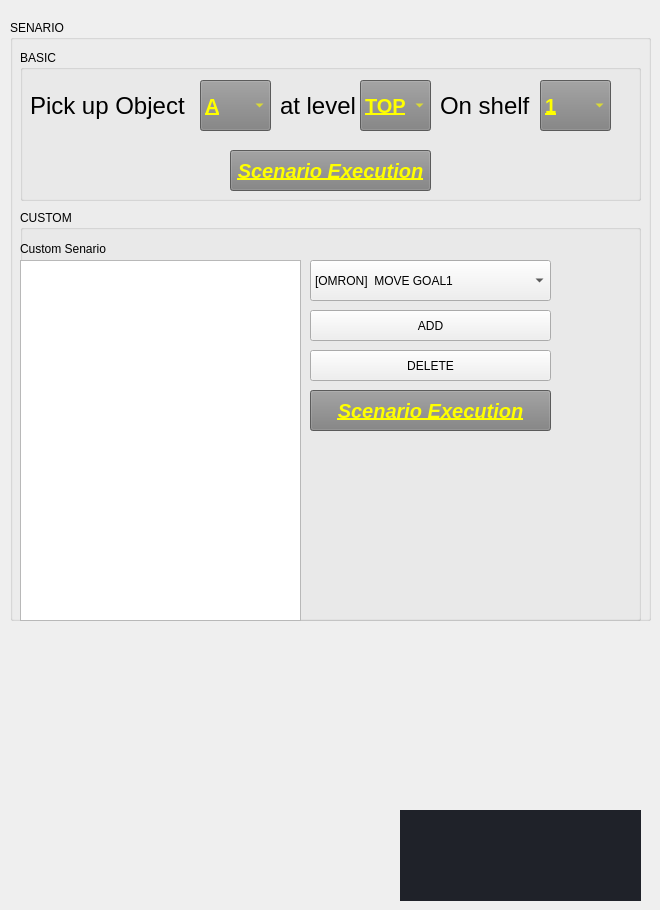
    <widget class="QWidget" name="tab_5">
     <attribute name="title">
      <string>SENARIO</string>
     </attribute>
     <widget class="QGroupBox" name="GR_SENARIO">
      <property name="geometry">
       <rect>
        <x>10</x>
        <y>20</y>
        <width>641</width>
        <height>601</height>
       </rect>
      </property>
      <property name="font">
       <font>
        <family>Arial</family>
       </font>
      </property>
      <property name="title">
       <string>SENARIO</string>
      </property>
      <widget class="QGroupBox" name="GR_SENARIO_CUSTOM">
       <property name="geometry">
        <rect>
         <x>10</x>
         <y>190</y>
         <width>621</width>
         <height>411</height>
        </rect>
       </property>
       <property name="title">
        <string>CUSTOM</string>
       </property>
       <widget class="QLabel" name="label_47">
        <property name="geometry">
         <rect>
          <x>0</x>
          <y>30</y>
          <width>111</width>
          <height>17</height>
         </rect>
        </property>
        <property name="text">
         <string>Custom Senario</string>
        </property>
       </widget>
       <widget class="QComboBox" name="CB_SENARIO_CUSTOM_LIST">
        <property name="geometry">
         <rect>
          <x>290</x>
          <y>50</y>
          <width>241</width>
          <height>41</height>
         </rect>
        </property>
        <item>
         <property name="text">
          <string>[OMRON]  MOVE GOAL1</string>
         </property>
        </item>
        <item>
         <property name="text">
          <string>[OMRON]  MOVE GOAL 2</string>
         </property>
        </item>
        <item>
         <property name="text">
          <string>[OMRON]  MOVE INIT LOCATION</string>
         </property>
        </item>
        <item>
         <property name="text">
          <string>[OMRON]  MOVE EXTRA LOCATION</string>
         </property>
        </item>
        <item>
         <property name="text">
          <string>    [RB5]      MOVE INIT POS</string>
         </property>
        </item>
        <item>
         <property name="text">
          <string>    [RB5]      MOVE VISION POS</string>
         </property>
        </item>
        <item>
         <property name="text">
          <string>    [RB5]      MOVE GRIPPER READY POS</string>
         </property>
        </item>
        <item>
         <property name="text">
          <string>    [RB5]      MOVE GRIPPER GRAPS POS</string>
         </property>
        </item>
        <item>
         <property name="text">
          <string>    [LIFT]      MOVE TOP</string>
         </property>
        </item>
        <item>
         <property name="text">
          <string>    [LIFT]      MOVE MID</string>
         </property>
        </item>
        <item>
         <property name="text">
          <string>    [LIFT]      MOVE BOT</string>
         </property>
        </item>
        <item>
         <property name="text">
          <string>  [VISION]  REQ,VISION,DETECT</string>
         </property>
        </item>
        <item>
         <property name="text">
          <string>[GRIPPER] GRPAS</string>
         </property>
        </item>
        <item>
         <property name="text">
          <string>[GRIPPER] VISION POS</string>
         </property>
        </item>
       </widget>
       <widget class="QPushButton" name="BTN_SENARIO_CUSTOM_ADD">
        <property name="geometry">
         <rect>
          <x>290</x>
          <y>100</y>
          <width>241</width>
          <height>31</height>
         </rect>
        </property>
        <property name="text">
         <string>ADD</string>
        </property>
       </widget>
       <widget class="QPushButton" name="BTN_SENARIO_CUSTOM_DEL">
        <property name="geometry">
         <rect>
          <x>290</x>
          <y>140</y>
          <width>241</width>
          <height>31</height>
         </rect>
        </property>
        <property name="text">
         <string>DELETE</string>
        </property>
       </widget>
       <widget class="QListWidget" name="LW_SENARIO_CUSTOM_LIST">
        <property name="geometry">
         <rect>
          <x>0</x>
          <y>50</y>
          <width>281</width>
          <height>361</height>
         </rect>
        </property>
       </widget>
       <widget class="QPushButton" name="BTN_SENARIO_EXECUTION_CUSTOM">
        <property name="geometry">
         <rect>
          <x>290</x>
          <y>180</y>
          <width>241</width>
          <height>41</height>
         </rect>
        </property>
        <property name="font">
         <font>
          <family>Liberation Sans</family>
          <pointsize>15</pointsize>
          <weight>75</weight>
          <italic>true</italic>
          <bold>true</bold>
          <underline>true</underline>
         </font>
        </property>
        <property name="styleSheet">
         <string notr="true">background-color:rgb(128,128,128);
color:rgb(255,255,0)</string>
        </property>
        <property name="text">
         <string>Scenario Execution</string>
        </property>
       </widget>
      </widget>
      <widget class="QGroupBox" name="GR_SENARIO_BASIC">
       <property name="geometry">
        <rect>
         <x>10</x>
         <y>30</y>
         <width>621</width>
         <height>151</height>
        </rect>
       </property>
       <property name="title">
        <string>BASIC</string>
       </property>
       <widget class="QLabel" name="label_44">
        <property name="geometry">
         <rect>
          <x>10</x>
          <y>30</y>
          <width>181</width>
          <height>51</height>
         </rect>
        </property>
        <property name="font">
         <font>
          <family>Liberation Sans</family>
          <pointsize>18</pointsize>
         </font>
        </property>
        <property name="text">
         <string>Pick up Object</string>
        </property>
       </widget>
       <widget class="QLabel" name="label_45">
        <property name="geometry">
         <rect>
          <x>260</x>
          <y>30</y>
          <width>91</width>
          <height>51</height>
         </rect>
        </property>
        <property name="font">
         <font>
          <family>Liberation Sans</family>
          <pointsize>18</pointsize>
         </font>
        </property>
        <property name="text">
         <string>at level </string>
        </property>
       </widget>
       <widget class="QLabel" name="label_46">
        <property name="geometry">
         <rect>
          <x>420</x>
          <y>30</y>
          <width>111</width>
          <height>51</height>
         </rect>
        </property>
        <property name="font">
         <font>
          <family>Liberation Sans</family>
          <pointsize>18</pointsize>
         </font>
        </property>
        <property name="text">
         <string>On shelf</string>
        </property>
       </widget>
       <widget class="QComboBox" name="CB_SENARIO_OBJECT">
        <property name="geometry">
         <rect>
          <x>180</x>
          <y>30</y>
          <width>71</width>
          <height>51</height>
         </rect>
        </property>
        <property name="font">
         <font>
          <pointsize>15</pointsize>
          <weight>75</weight>
          <bold>true</bold>
          <underline>true</underline>
         </font>
        </property>
        <property name="styleSheet">
         <string notr="true">background-color:rgb(128,128,128);
color:rgb(255,255,0)</string>
        </property>
        <item>
         <property name="text">
          <string>A</string>
         </property>
        </item>
        <item>
         <property name="text">
          <string>B</string>
         </property>
        </item>
        <item>
         <property name="text">
          <string>C</string>
         </property>
        </item>
       </widget>
       <widget class="QComboBox" name="CB_SENARIO_LIFT_LEVEL">
        <property name="geometry">
         <rect>
          <x>340</x>
          <y>30</y>
          <width>71</width>
          <height>51</height>
         </rect>
        </property>
        <property name="font">
         <font>
          <pointsize>15</pointsize>
          <weight>75</weight>
          <bold>true</bold>
          <underline>true</underline>
         </font>
        </property>
        <property name="styleSheet">
         <string notr="true">background-color:rgb(128,128,128);
color:rgb(255,255,0)</string>
        </property>
        <item>
         <property name="text">
          <string>TOP</string>
         </property>
        </item>
        <item>
         <property name="text">
          <string>MID</string>
         </property>
        </item>
        <item>
         <property name="text">
          <string>BOT</string>
         </property>
        </item>
       </widget>
       <widget class="QComboBox" name="CB_SENARIO_SHELF_LOCATION">
        <property name="geometry">
         <rect>
          <x>520</x>
          <y>30</y>
          <width>71</width>
          <height>51</height>
         </rect>
        </property>
        <property name="font">
         <font>
          <pointsize>15</pointsize>
          <weight>75</weight>
          <bold>true</bold>
          <underline>true</underline>
         </font>
        </property>
        <property name="styleSheet">
         <string notr="true">background-color:rgb(128,128,128);
color:rgb(255,255,0)</string>
        </property>
        <item>
         <property name="text">
          <string>1</string>
         </property>
        </item>
        <item>
         <property name="text">
          <string>2</string>
         </property>
        </item>
        <item>
         <property name="text">
          <string>3</string>
         </property>
        </item>
       </widget>
       <widget class="QPushButton" name="BTN_SENARIO_EXECUTION_BASIC">
        <property name="geometry">
         <rect>
          <x>210</x>
          <y>100</y>
          <width>201</width>
          <height>41</height>
         </rect>
        </property>
        <property name="font">
         <font>
          <family>Liberation Sans</family>
          <pointsize>15</pointsize>
          <weight>75</weight>
          <italic>true</italic>
          <bold>true</bold>
          <underline>true</underline>
         </font>
        </property>
        <property name="styleSheet">
         <string notr="true">background-color:rgb(128,128,128);
color:rgb(255,255,0)</string>
        </property>
        <property name="text">
         <string>Scenario Execution</string>
        </property>
       </widget>
      </widget>
     </widget>
     <widget class="QLabel" name="LB_RAINBOW_LOGO_6">
      <property name="geometry">
       <rect>
        <x>400</x>
        <y>810</y>
        <width>241</width>
        <height>91</height>
       </rect>
      </property>
      <property name="sizePolicy">
       <sizepolicy hsizetype="Expanding" vsizetype="Expanding">
        <horstretch>0</horstretch>
        <verstretch>0</verstretch>
       </sizepolicy>
      </property>
      <property name="font">
       <font>
        <family>Arial</family>
        <pointsize>8</pointsize>
       </font>
      </property>
      <property name="styleSheet">
       <string notr="true">background-color:rgb(31,34,41)</string>
      </property>
      <property name="text">
       <string/>
      </property>
      <property name="pixmap">
       <pixmap resource="resource.qrc">:/icon/icon/background2.jpg</pixmap>
      </property>
      <property name="scaledContents">
       <bool>false</bool>
      </property>
      <property name="alignment">
       <set>Qt::AlignCenter</set>
      </property>
     </widget>
    </widget>
